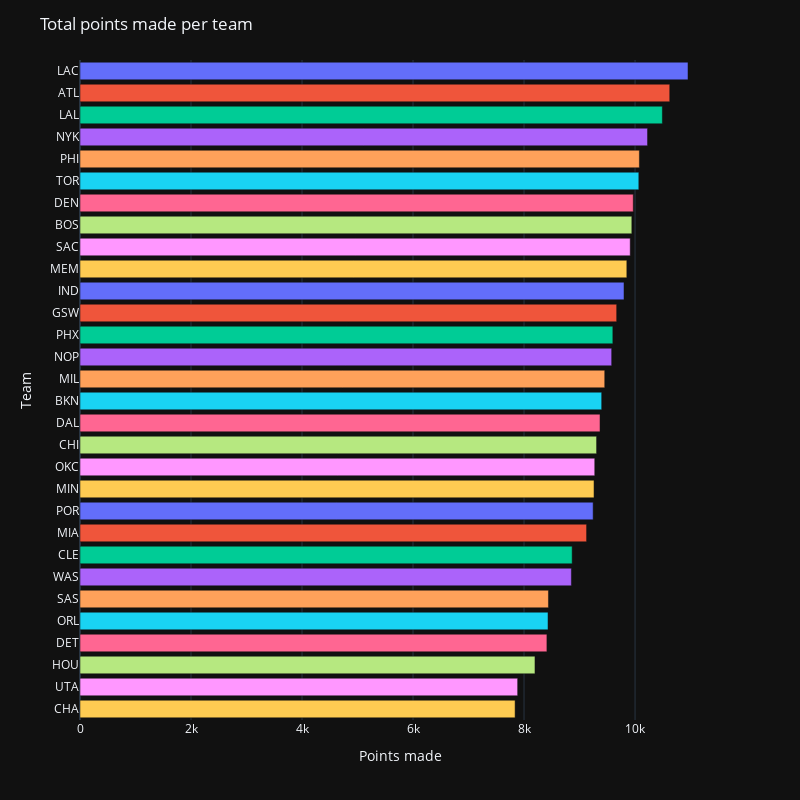

The cell this chart's notebook holds for it:
### Code cell
px.bar(
    data_frame=df_times,
    x="PTS",
    y="Team",
    orientation="h",
    color="Team",
    template="plotly_dark",
    height=800,
    width=800,
).update_layout(
    title="Total points made per team", xaxis_title="Points made", showlegend=False
)

### Figure 1 — Plotly figure (JSON) as saved in the notebook; plotly's stock layout.template omitted (floating-point values rounded to 4 significant figures)
{"data": [{"alignmentgroup": "True", "hovertemplate": "Team=%{y}<br>PTS=%{x}<extra></extra>", "legendgroup": "LAC", "marker": {"color": "#636efa", "pattern": {"shape": ""}}, "name": "LAC", "offsetgroup": "LAC", "orientation": "h", "showlegend": true, "textposition": "auto", "type": "bar", "x": [10954], "xaxis": "x", "y": ["LAC"], "yaxis": "y"}, {"alignmentgroup": "True", "hovertemplate": "Team=%{y}<br>PTS=%{x}<extra></extra>", "legendgroup": "ATL", "marker": {"color": "#EF553B", "pattern": {"shape": ""}}, "name": "ATL", "offsetgroup": "ATL", "orientation": "h", "showlegend": true, "textposition": "auto", "type": "bar", "x": [10625], "xaxis": "x", "y": ["ATL"], "yaxis": "y"}, {"alignmentgroup": "True", "hovertemplate": "Team=%{y}<br>PTS=%{x}<extra></extra>", "legendgroup": "LAL", "marker": {"color": "#00cc96", "pattern": {"shape": ""}}, "name": "LAL", "offsetgroup": "LAL", "orientation": "h", "showlegend": true, "textposition": "auto", "type": "bar", "x": [10492], "xaxis": "x", "y": ["LAL"], "yaxis": "y"}, {"alignmentgroup": "True", "hovertemplate": "Team=%{y}<br>PTS=%{x}<extra></extra>", "legendgroup": "NYK", "marker": {"color": "#ab63fa", "pattern": {"shape": ""}}, "name": "NYK", "offsetgroup": "NYK", "orientation": "h", "showlegend": true, "textposition": "auto", "type": "bar", "x": [10225], "xaxis": "x", "y": ["NYK"], "yaxis": "y"}, {"alignmentgroup": "True", "hovertemplate": "Team=%{y}<br>PTS=%{x}<extra></extra>", "legendgroup": "PHI", "marker": {"color": "#FFA15A", "pattern": {"shape": ""}}, "name": "PHI", "offsetgroup": "PHI", "orientation": "h", "showlegend": true, "textposition": "auto", "type": "bar", "x": [10078], "xaxis": "x", "y": ["PHI"], "yaxis": "y"}, {"alignmentgroup": "True", "hovertemplate": "Team=%{y}<br>PTS=%{x}<extra></extra>", "legendgroup": "TOR", "marker": {"color": "#19d3f3", "pattern": {"shape": ""}}, "name": "TOR", "offsetgroup": "TOR", "orientation": "h", "showlegend": true, "textposition": "auto", "type": "bar", "x": [10068], "xaxis": "x", "y": ["TOR"], "yaxis": "y"}, {"alignmentgroup": "True", "hovertemplate": "Team=%{y}<br>PTS=%{x}<extra></extra>", "legendgroup": "DEN", "marker": {"color": "#FF6692", "pattern": {"shape": ""}}, "name": "DEN", "offsetgroup": "DEN", "orientation": "h", "showlegend": true, "textposition": "auto", "type": "bar", "x": [9968], "xaxis": "x", "y": ["DEN"], "yaxis": "y"}, {"alignmentgroup": "True", "hovertemplate": "Team=%{y}<br>PTS=%{x}<extra></extra>", "legendgroup": "BOS", "marker": {"color": "#B6E880", "pattern": {"shape": ""}}, "name": "BOS", "offsetgroup": "BOS", "orientation": "h", "showlegend": true, "textposition": "auto", "type": "bar", "x": [9942], "xaxis": "x", "y": ["BOS"], "yaxis": "y"}, {"alignmentgroup": "True", "hovertemplate": "Team=%{y}<br>PTS=%{x}<extra></extra>", "legendgroup": "SAC", "marker": {"color": "#FF97FF", "pattern": {"shape": ""}}, "name": "SAC", "offsetgroup": "SAC", "orientation": "h", "showlegend": true, "textposition": "auto", "type": "bar", "x": [9913], "xaxis": "x", "y": ["SAC"], "yaxis": "y"}, {"alignmentgroup": "True", "hovertemplate": "Team=%{y}<br>PTS=%{x}<extra></extra>", "legendgroup": "MEM", "marker": {"color": "#FECB52", "pattern": {"shape": ""}}, "name": "MEM", "offsetgroup": "MEM", "orientation": "h", "showlegend": true, "textposition": "auto", "type": "bar", "x": [9852], "xaxis": "x", "y": ["MEM"], "yaxis": "y"}, {"alignmentgroup": "True", "hovertemplate": "Team=%{y}<br>PTS=%{x}<extra></extra>", "legendgroup": "IND", "marker": {"color": "#636efa", "pattern": {"shape": ""}}, "name": "IND", "offsetgroup": "IND", "orientation": "h", "showlegend": true, "textposition": "auto", "type": "bar", "x": [9801], "xaxis": "x", "y": ["IND"], "yaxis": "y"}, {"alignmentgroup": "True", "hovertemplate": "Team=%{y}<br>PTS=%{x}<extra></extra>", "legendgroup": "GSW", "marker": {"color": "#EF553B", "pattern": {"shape": ""}}, "name": "GSW", "offsetgroup": "GSW", "orientation": "h", "showlegend": true, "textposition": "auto", "type": "bar", "x": [9669], "xaxis": "x", "y": ["GSW"], "yaxis": "y"}, {"alignmentgroup": "True", "hovertemplate": "Team=%{y}<br>PTS=%{x}<extra></extra>", "legendgroup": "PHX", "marker": {"color": "#00cc96", "pattern": {"shape": ""}}, "name": "PHX", "offsetgroup": "PHX", "orientation": "h", "showlegend": true, "textposition": "auto", "type": "bar", "x": [9600], "xaxis": "x", "y": ["PHX"], "yaxis": "y"}, {"alignmentgroup": "True", "hovertemplate": "Team=%{y}<br>PTS=%{x}<extra></extra>", "legendgroup": "NOP", "marker": {"color": "#ab63fa", "pattern": {"shape": ""}}, "name": "NOP", "offsetgroup": "NOP", "orientation": "h", "showlegend": true, "textposition": "auto", "type": "bar", "x": [9579], "xaxis": "x", "y": ["NOP"], "yaxis": "y"}, {"alignmentgroup": "True", "hovertemplate": "Team=%{y}<br>PTS=%{x}<extra></extra>", "legendgroup": "MIL", "marker": {"color": "#FFA15A", "pattern": {"shape": ""}}, "name": "MIL", "offsetgroup": "MIL", "orientation": "h", "showlegend": true, "textposition": "auto", "type": "bar", "x": [9454], "xaxis": "x", "y": ["MIL"], "yaxis": "y"}, {"alignmentgroup": "True", "hovertemplate": "Team=%{y}<br>PTS=%{x}<extra></extra>", "legendgroup": "BKN", "marker": {"color": "#19d3f3", "pattern": {"shape": ""}}, "name": "BKN", "offsetgroup": "BKN", "orientation": "h", "showlegend": true, "textposition": "auto", "type": "bar", "x": [9399], "xaxis": "x", "y": ["BKN"], "yaxis": "y"}, {"alignmentgroup": "True", "hovertemplate": "Team=%{y}<br>PTS=%{x}<extra></extra>", "legendgroup": "DAL", "marker": {"color": "#FF6692", "pattern": {"shape": ""}}, "name": "DAL", "offsetgroup": "DAL", "orientation": "h", "showlegend": true, "textposition": "auto", "type": "bar", "x": [9369], "xaxis": "x", "y": ["DAL"], "yaxis": "y"}, {"alignmentgroup": "True", "hovertemplate": "Team=%{y}<br>PTS=%{x}<extra></extra>", "legendgroup": "CHI", "marker": {"color": "#B6E880", "pattern": {"shape": ""}}, "name": "CHI", "offsetgroup": "CHI", "orientation": "h", "showlegend": true, "textposition": "auto", "type": "bar", "x": [9307], "xaxis": "x", "y": ["CHI"], "yaxis": "y"}, {"alignmentgroup": "True", "hovertemplate": "Team=%{y}<br>PTS=%{x}<extra></extra>", "legendgroup": "OKC", "marker": {"color": "#FF97FF", "pattern": {"shape": ""}}, "name": "OKC", "offsetgroup": "OKC", "orientation": "h", "showlegend": true, "textposition": "auto", "type": "bar", "x": [9274], "xaxis": "x", "y": ["OKC"], "yaxis": "y"}, {"alignmentgroup": "True", "hovertemplate": "Team=%{y}<br>PTS=%{x}<extra></extra>", "legendgroup": "MIN", "marker": {"color": "#FECB52", "pattern": {"shape": ""}}, "name": "MIN", "offsetgroup": "MIN", "orientation": "h", "showlegend": true, "textposition": "auto", "type": "bar", "x": [9261], "xaxis": "x", "y": ["MIN"], "yaxis": "y"}, {"alignmentgroup": "True", "hovertemplate": "Team=%{y}<br>PTS=%{x}<extra></extra>", "legendgroup": "POR", "marker": {"color": "#636efa", "pattern": {"shape": ""}}, "name": "POR", "offsetgroup": "POR", "orientation": "h", "showlegend": true, "textposition": "auto", "type": "bar", "x": [9245], "xaxis": "x", "y": ["POR"], "yaxis": "y"}, {"alignmentgroup": "True", "hovertemplate": "Team=%{y}<br>PTS=%{x}<extra></extra>", "legendgroup": "MIA", "marker": {"color": "#EF553B", "pattern": {"shape": ""}}, "name": "MIA", "offsetgroup": "MIA", "orientation": "h", "showlegend": true, "textposition": "auto", "type": "bar", "x": [9127], "xaxis": "x", "y": ["MIA"], "yaxis": "y"}, {"alignmentgroup": "True", "hovertemplate": "Team=%{y}<br>PTS=%{x}<extra></extra>", "legendgroup": "CLE", "marker": {"color": "#00cc96", "pattern": {"shape": ""}}, "name": "CLE", "offsetgroup": "CLE", "orientation": "h", "showlegend": true, "textposition": "auto", "type": "bar", "x": [8867], "xaxis": "x", "y": ["CLE"], "yaxis": "y"}, {"alignmentgroup": "True", "hovertemplate": "Team=%{y}<br>PTS=%{x}<extra></extra>", "legendgroup": "WAS", "marker": {"color": "#ab63fa", "pattern": {"shape": ""}}, "name": "WAS", "offsetgroup": "WAS", "orientation": "h", "showlegend": true, "textposition": "auto", "type": "bar", "x": [8853], "xaxis": "x", "y": ["WAS"], "yaxis": "y"}, {"alignmentgroup": "True", "hovertemplate": "Team=%{y}<br>PTS=%{x}<extra></extra>", "legendgroup": "SAS", "marker": {"color": "#FFA15A", "pattern": {"shape": ""}}, "name": "SAS", "offsetgroup": "SAS", "orientation": "h", "showlegend": true, "textposition": "auto", "type": "bar", "x": [8440], "xaxis": "x", "y": ["SAS"], "yaxis": "y"}, {"alignmentgroup": "True", "hovertemplate": "Team=%{y}<br>PTS=%{x}<extra></extra>", "legendgroup": "ORL", "marker": {"color": "#19d3f3", "pattern": {"shape": ""}}, "name": "ORL", "offsetgroup": "ORL", "orientation": "h", "showlegend": true, "textposition": "auto", "type": "bar", "x": [8432], "xaxis": "x", "y": ["ORL"], "yaxis": "y"}, {"alignmentgroup": "True", "hovertemplate": "Team=%{y}<br>PTS=%{x}<extra></extra>", "legendgroup": "DET", "marker": {"color": "#FF6692", "pattern": {"shape": ""}}, "name": "DET", "offsetgroup": "DET", "orientation": "h", "showlegend": true, "textposition": "auto", "type": "bar", "x": [8412], "xaxis": "x", "y": ["DET"], "yaxis": "y"}, {"alignmentgroup": "True", "hovertemplate": "Team=%{y}<br>PTS=%{x}<extra></extra>", "legendgroup": "HOU", "marker": {"color": "#B6E880", "pattern": {"shape": ""}}, "name": "HOU", "offsetgroup": "HOU", "orientation": "h", "showlegend": true, "textposition": "auto", "type": "bar", "x": [8197], "xaxis": "x", "y": ["HOU"], "yaxis": "y"}, {"alignmentgroup": "True", "hovertemplate": "Team=%{y}<br>PTS=%{x}<extra></extra>", "legendgroup": "UTA", "marker": {"color": "#FF97FF", "pattern": {"shape": ""}}, "name": "UTA", "offsetgroup": "UTA", "orientation": "h", "showlegend": true, "textposition": "auto", "type": "bar", "x": [7885], "xaxis": "x", "y": ["UTA"], "yaxis": "y"}, {"alignmentgroup": "True", "hovertemplate": "Team=%{y}<br>PTS=%{x}<extra></extra>", "legendgroup": "CHA", "marker": {"color": "#FECB52", "pattern": {"shape": ""}}, "name": "CHA", "offsetgroup": "CHA", "orientation": "h", "showlegend": true, "textposition": "auto", "type": "bar", "x": [7839], "xaxis": "x", "y": ["CHA"], "yaxis": "y"}], "layout": {"barmode": "relative", "height": 800, "legend": {"title": {"text": "Team"}, "tracegroupgap": 0}, "margin": {"t": 60}, "showlegend": false, "title": {"text": "Total points made per team"}, "width": 800, "xaxis": {"anchor": "y", "domain": [0, 1], "title": {"text": "Points made"}}, "yaxis": {"anchor": "x", "categoryarray": ["CHA", "UTA", "HOU", "DET", "ORL", "SAS", "WAS", "CLE", "MIA", "POR", "MIN", "OKC", "CHI", "DAL", "BKN", "MIL", "NOP", "PHX", "GSW", "IND", "MEM", "SAC", "BOS", "DEN", "TOR", "PHI", "NYK", "LAL", "ATL", "LAC"], "categoryorder": "array", "domain": [0, 1], "title": {"text": "Team"}}}}
